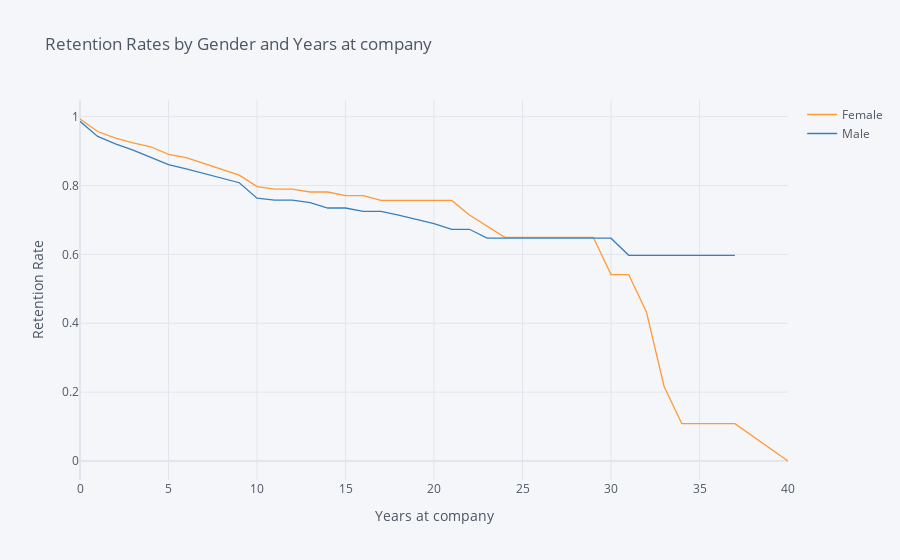

Notebook code for this chart:
### Markdown cell above
## 2. Compare the plot above with one that plots employee retention rates by gender over the number of years the employee has been working for the company.

### Code cell
rates = survival(data, 'Gender', 'YearsAtCompany', 'Attrition')

rates.iplot(kind='line', xTitle='Years at company', yTitle='Retention Rate',
            title='Retention Rates by Gender and Years at company')

### Figure 1 — Plotly figure (JSON) as saved in the notebook; plotly's stock layout.template omitted (floating-point values rounded to 4 significant figures)
{"data": [{"line": {"color": "rgba(255, 153, 51, 1.0)", "dash": "solid", "shape": "linear", "width": 1.3}, "mode": "lines", "name": "Female", "text": "", "type": "scatter", "x": [0, 1, 2, 3, 4, 5, 6, 7, 8, 9, 10, 11, 12, 13, 14, 15, 16, 17, 18, 19, 20, 21, 22, 23, 24, 25, 26, 27, 29, 30, 31, 32, 33, 34, 36, 37, 40], "y": [0.9932, 0.9568, 0.938, 0.9239, 0.9126, 0.8906, 0.8813, 0.8642, 0.8487, 0.8303, 0.7969, 0.7898, 0.7898, 0.7812, 0.7812, 0.7704, 0.7704, 0.7566, 0.7566, 0.7566, 0.7566, 0.7566, 0.7146, 0.6821, 0.6496, 0.6496, 0.6496, 0.6496, 0.6496, 0.5414, 0.5414, 0.4331, 0.2165, 0.1083, 0.1083, 0.1083, 0]}, {"line": {"color": "rgba(55, 128, 191, 1.0)", "dash": "solid", "shape": "linear", "width": 1.3}, "mode": "lines", "name": "Male", "text": "", "type": "scatter", "x": [0, 1, 2, 3, 4, 5, 6, 7, 8, 9, 10, 11, 12, 13, 14, 15, 16, 17, 18, 19, 20, 21, 22, 23, 24, 25, 26, 27, 29, 30, 31, 32, 33, 34, 36, 37, 40], "y": [0.9864, 0.9425, 0.921, 0.9029, 0.8815, 0.861, 0.8483, 0.8342, 0.8206, 0.8081, 0.7634, 0.7577, 0.7577, 0.7506, 0.7347, 0.7347, 0.725, 0.725, 0.714, 0.7021, 0.6894, 0.6729, 0.6729, 0.6471, 0.6471, 0.6471, 0.6471, 0.6471, 0.6471, 0.6471, 0.5973, 0.5973, 0.5973, 0.5973, 0.5973, 0.5973, ""]}], "layout": {"legend": {"bgcolor": "#F5F6F9", "font": {"color": "#4D5663"}}, "paper_bgcolor": "#F5F6F9", "plot_bgcolor": "#F5F6F9", "title": {"font": {"color": "#4D5663"}, "text": "Retention Rates by Gender and Years at company"}, "xaxis": {"gridcolor": "#E1E5ED", "showgrid": true, "tickfont": {"color": "#4D5663"}, "title": {"font": {"color": "#4D5663"}, "text": "Years at company"}, "zerolinecolor": "#E1E5ED"}, "yaxis": {"gridcolor": "#E1E5ED", "showgrid": true, "tickfont": {"color": "#4D5663"}, "title": {"font": {"color": "#4D5663"}, "text": "Retention Rate"}, "zerolinecolor": "#E1E5ED"}}}
